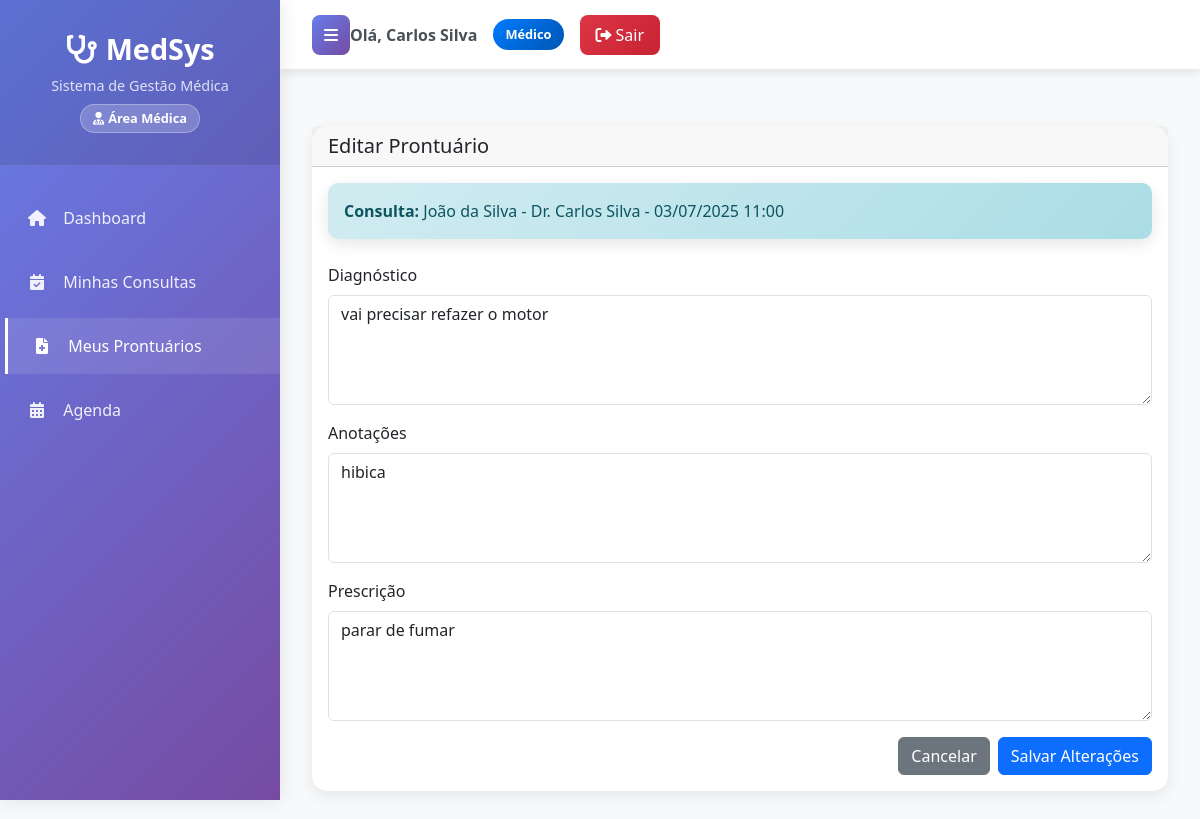
Screenshot of /prontuarios/1/editar/ (signed in) with the database file from the repository.
### clinica/models.py (models this page shows, shortened)
class User(AbstractUser):
    USER_TYPE_CHOICES = [
        ('admin', 'Administrador'),
        ('medico', 'Médico'),
        ('recepcionista', 'Recepcionista'),
    ]
    user_type = models.CharField(max_length=20, choices=USER_TYPE_CHOICES, default='recepcionista')
    telefone = models.CharField(max_length=20, blank=True, null=True)

class Prontuario(models.Model):
    consulta = models.OneToOneField(Consulta, on_delete=models.CASCADE)
    anotacoes = models.TextField()
    diagnostico = models.TextField()
    prescricao = models.TextField(blank=True)

class Consulta(models.Model):
    STATUS_CHOICES = [
        ('PENDENTE', 'Pendente'),
        ('CONFIRMADA', 'Confirmada'),
        ('CANCELADA', 'Cancelada'),
        ('ESPERA', 'Em Espera'),
        ('FINALIZADA', 'Finalizada'),
    ]
    paciente = models.ForeignKey(Paciente, on_delete=models.CASCADE)
    medico = models.ForeignKey(Medico, on_delete=models.SET_NULL, null=True)
    data = models.DateTimeField()
    motivo = models.TextField()
    concluida = models.BooleanField(default=False)
    status = models.CharField(max_length=10, choices=STATUS_CHOICES, default='PENDENTE')

class Paciente(models.Model):
    nome = models.CharField(max_length=100)
    data_nascimento = models.DateField()
    cpf = models.CharField(max_length=14, unique=True)
    telefone = models.CharField(max_length=20)
    endereco = models.TextField()

class Medico(models.Model):
    user = models.OneToOneField(User, on_delete=models.CASCADE, related_name='medico_profile')
    nome = models.CharField(max_length=100)
    crm = models.CharField(max_length=20, unique=True)
    especialidade = models.ForeignKey(Especialidade, on_delete=models.SET_NULL, null=True)

### prontuario/views.py (the view, shortened to what this page needs)
# urls.py: path('prontuarios/<int:prontuario_id>/editar/', views.editar_prontuario, name='editar_prontuario'),
@medico_or_admin_required
def editar_prontuario(request, prontuario_id):
    prontuario = get_object_or_404(Prontuario, id=prontuario_id)
    if request.user.user_type == 'medico':
        try:
            if prontuario.consulta.medico != request.user.medico_profile:
                messages.error(request, 'Você não tem permissão para editar este prontuário.')
                return redirect('prontuarios')
        except:
            messages.error(request, 'Perfil de médico não configurado.')
            return redirect('prontuarios')
    return render(request, 'prontuario/editar_prontuario.html', {
        'prontuario': prontuario
    })

### templates/prontuario/editar_prontuario.html (shortened to what this page needs)
{% extends 'layouts/base.html' %}
{% block content %}
<div class="row mt-4">
    <div class="col-12">
        <div class="card">
            <div class="card-header">
                <h5 class="mb-0">Editar Prontuário</h5>
            </div>
            <div class="card-body">
                <div class="alert alert-info">
                    <strong>Consulta:</strong> {{ prontuario.consulta.paciente.nome }} - {{ prontuario.consulta.medico.nome }} - {{ prontuario.consulta.data|date:"d/m/Y H:i" }}
                </div>
                <form method="POST">
                    <div class="row">
                        <div class="col-12 mb-3">
                            <label for="diagnostico" class="form-label">Diagnóstico</label>
                            <textarea class="form-control" id="diagnostico" name="diagnostico" rows="4" required>{{ prontuario.diagnostico }}</textarea>
                        </div>
                    </div>
                    <div class="row">
                        <div class="col-12 mb-3">
                            <label for="anotacoes" class="form-label">Anotações</label>
                            <textarea class="form-control" id="anotacoes" name="anotacoes" rows="4">{{ prontuario.anotacoes }}</textarea>
                        </div>
                    </div>
                    <div class="row">
                        <div class="col-12 mb-3">
                            <label for="prescricao" class="form-label">Prescrição</label>
                            <textarea class="form-control" id="prescricao" name="prescricao" rows="4">{{ prontuario.prescricao }}</textarea>
                        </div>
                    </div>
                    <div class="d-flex justify-content-end">
                        <a href="{% url 'prontuarios' %}" class="btn btn-secondary me-2">Cancelar</a>
                        <button type="submit" class="btn btn-primary">Salvar Alterações</button>
                    </div>
                </form>
            </div>
        </div>
    </div>
</div>
{% endblock %}

### templates/layouts/base.html (shortened to what this page needs)
<!DOCTYPE html>
<html lang="pt-BR">
<head>
    <link href="https://cdn.jsdelivr.net/npm/bootstrap@5.3.0/dist/css/bootstrap.min.css" rel="stylesheet">
    <link href="https://cdnjs.cloudflare.com/ajax/libs/font-awesome/6.0.0/css/all.min.css" rel="stylesheet">
</head>
<body>
    <div class="wrapper">
        <nav id="sidebar">
            <div class="sidebar-header">
                <h3><i class="fas fa-stethoscope me-2"></i>MedSys</h3>
                <p>Sistema de Gestão Médica</p>
                {% if user.is_authenticated %}
                    <div class="user-type-badge">
                        {% if user.is_superuser or user.user_type == 'admin' %}
                            <i class="fas fa-user-shield me-1"></i>Administrador
                        {% elif user.user_type == 'medico' %}
                            <i class="fas fa-user-md me-1"></i>Área Médica
                        {% else %}
                            <i class="fas fa-user-cog me-1"></i>Recepção
                        {% endif %}
                    </div>
                {% endif %}
            </div>
            <ul class="list-unstyled components">
                <li {% if request.path == '/dashboard/' %}class="active"{% endif %}>
                    <a href="{% url 'dashboard' %}">
                        <i class="fas fa-home"></i> Dashboard
                    </a>
                </li>
                <li {% if 'consultas' in request.path %}class="active"{% endif %}>
                    <a href="{% url 'consultas' %}">
                        <i class="fas fa-calendar-check"></i>
                        {% if user.user_type == 'medico' %}Minhas Consultas{% else %}Consultas{% endif %}
                    </a>
                </li>
                {% if user.is_superuser or user.user_type == 'admin' or user.user_type == 'medico' %}
                <li {% if 'prontuarios' in request.path %}class="active"{% endif %}>
                    <a href="{% url 'prontuarios' %}">
                        <i class="fas fa-file-medical"></i>
                        {% if user.user_type == 'medico' %}Meus Prontuários{% else %}Prontuários{% endif %}
                    </a>
                </li>
                {% endif %}
                <li {% if 'agenda' in request.path %}class="active"{% endif %}>
                    <a href="{% url 'agenda' %}">
                        <i class="fas fa-calendar-alt"></i> Agenda
                    </a>
                </li>
            </ul>
        </nav>
        <div id="content">
            <nav class="navbar top-navbar">
                <div class="navbar-content">
                    <button type="button" id="sidebarCollapse">
                        <i class="fas fa-bars"></i>
                    </button>
                    {% if user.is_authenticated %}
                        <div class="user-info">
                            <span class="user-name">
                                Olá, <strong>{{ user.get_full_name|default:user.username }}</strong>
                            </span>
                            <span class="user-type-badge {% if user.is_superuser or user.user_type == 'admin' %}admin{% elif user.user_type == 'medico' %}medico{% else %}recepcionista{% endif %}">
                                {% if user.is_superuser or user.user_type == 'admin' %}
                                    Administrador
                                {% elif user.user_type == 'medico' %}
                                    Médico
                                {% else %}
                                    Recepcionista
                                {% endif %}
                            </span>
                            <a href="{% url 'logout_view' %}" class="btn-logout">
                                <i class="fas fa-sign-out-alt me-1"></i>Sair
                            </a>
                        </div>
                    {% endif %}
                </div>
            </nav>
            <div class="main-content">
                {% block content %}
                {% endblock %}
            </div>
        </div>
    </div>
</body>
</html>

### templates/layouts/base.html (style rules this page uses)
:root { --primary-gradient: linear-gradient(135deg, #667eea 0%, #764ba2 100%); --sidebar-width: 280px; --navbar-height: 70px; }
* { margin: 0; padding: 0; box-sizing: border-box; }
body { font-family: 'Segoe UI', Tahoma, Geneva, Verdana, sans-serif; background-color: #f8f9fa; }
.wrapper { display: flex; width: 100%; min-height: 100vh; }
#sidebar { min-width: var(--sidebar-width); max-width: var(--sidebar-width); background: var(--primary-gradient); color: white; transition: all 0.3s; box-shadow: 0 0 20px rgba(0, 0, 0, 0.1); position: fixed; height: 100vh; z-index: 1000; overflow-y: auto; }
.sidebar-header { padding: 2rem 1.5rem; text-align: center; border-bottom: 1px solid rgba(255, 255, 255, 0.1); background: rgba(0, 0, 0, 0.1); }
.sidebar-header h3 { color: white; font-weight: bold; font-size: 1.8rem; margin-bottom: 0.5rem; }
.sidebar-header p { color: rgba(255, 255, 255, 0.8); font-size: 0.9rem; margin: 0; }
.sidebar-header .user-type-badge { display: inline-block; padding: 0.25rem 0.75rem; border-radius: 15px; font-size: 0.8rem; margin-top: 0.5rem; background: rgba(255, 255, 255, 0.2); border: 1px solid rgba(255, 255, 255, 0.3); }
#sidebar ul.components { padding: 1rem 0; }
#sidebar ul li { list-style: none; margin: 0.5rem 0; }
#sidebar ul li a { padding: 1rem 1.5rem; font-size: 1rem; display: block; color: rgba(255, 255, 255, 0.9); text-decoration: none; transition: all 0.3s; border-left: 3px solid transparent; }
#sidebar ul li a:hover, #sidebar ul li.active a { color: white; background: rgba(255, 255, 255, 0.1); border-left-color: white; transform: translateX(5px); }
#sidebar ul li a i { margin-right: 0.75rem; width: 20px; text-align: center; }
#content { width: 100%; min-height: 100vh; transition: all 0.3s; margin-left: var(--sidebar-width); }
.top-navbar { background: white; box-shadow: 0 2px 10px rgba(0, 0, 0, 0.1); height: var(--navbar-height); padding: 0; border-bottom: 1px solid #e9ecef; }
.navbar-content { height: 100%; display: flex; align-items: center; justify-content: space-between; padding: 0 2rem; }
#sidebarCollapse { background: var(--primary-gradient); border: none; border-radius: 8px; padding: 0.5rem 0.75rem; color: white; transition: all 0.3s; }
.user-info { display: flex; align-items: center; gap: 1rem; }
.user-info .user-name { color: #495057; font-weight: 600; }
.user-type-badge { padding: 0.375rem 0.75rem; border-radius: 20px; font-size: 0.8rem; font-weight: 600; }
.user-type-badge.medico { background: linear-gradient(135deg, #007bff, #0056b3); color: white; }
.btn-logout { background: linear-gradient(135deg, #dc3545, #c82333); border: none; border-radius: 8px; padding: 0.5rem 1rem; color: white; text-decoration: none; transition: all 0.3s; font-weight: 500; }
.main-content { padding: 2rem; min-height: calc(100vh - var(--navbar-height)); }
.alert { border: none; border-radius: 10px; box-shadow: 0 5px 15px rgba(0, 0, 0, 0.1); margin-bottom: 1.5rem; position: relative; z-index: 1050; display: block !important; opacity: 1 !important; visibility: visible !important; }
.alert-info { background: linear-gradient(135deg, #d1ecf1, #abdde5); color: #0c5460; }
.card { border: none; border-radius: 15px; box-shadow: 0 5px 15px rgba(0, 0, 0, 0.08); transition: transform 0.3s ease; }

### rows the page displays
User: get_full_name "Carlos Silva"
Prontuario: consulta.paciente.nome "João da Silva", consulta.medico.nome "Dr. Carlos Silva", consulta.data "03/07/2025 11:00", diagnostico "vai precisar refazer o motor", anotacoes "hibica", prescricao "parar de fumar"
